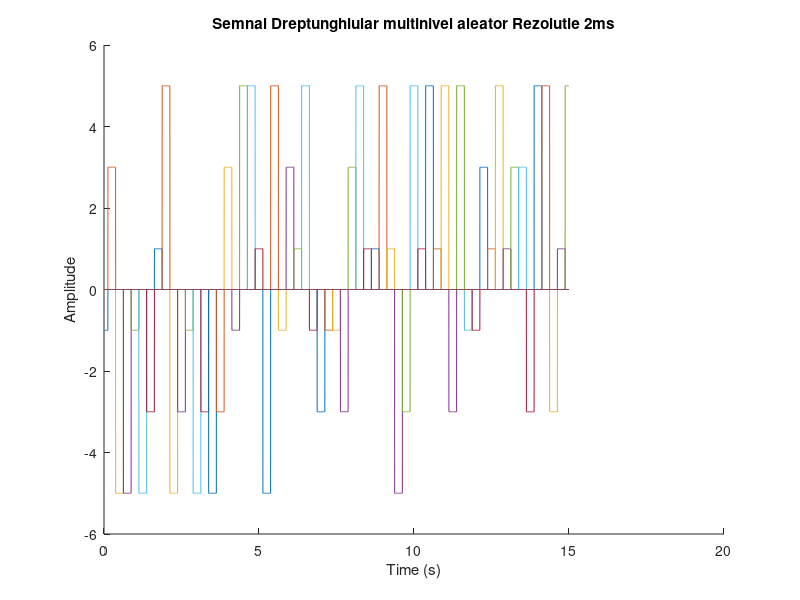
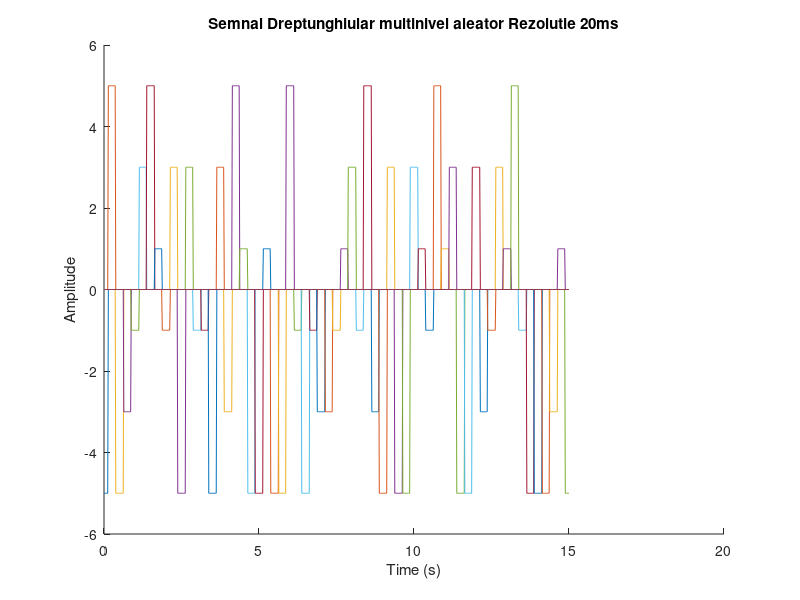
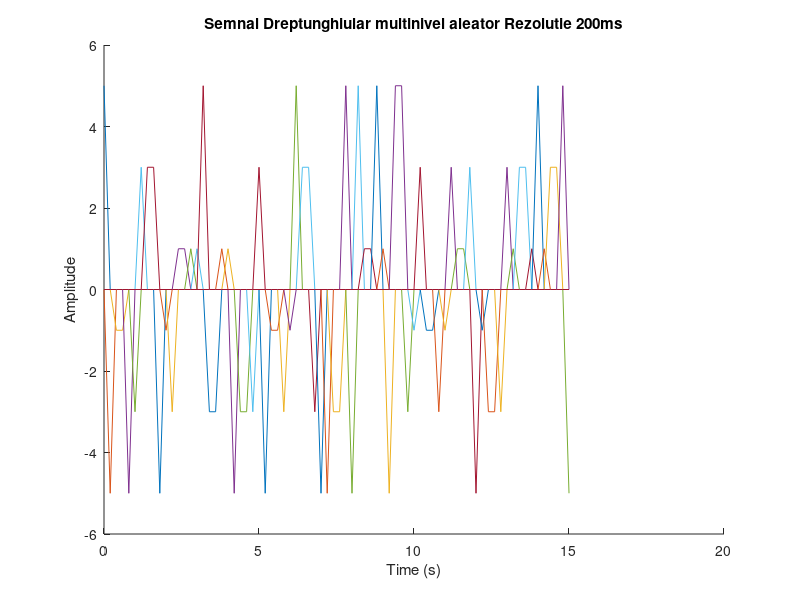

The MATLAB source for these figures, in order:

function cex3()

t=0:0.002:15; %rezolutie temporala 2ms
niv = [ -5 -3 -1 1 3 5 ];
figure(1)
hold on
title('Semnal Dreptunghiular multinivel aleator Rezolutie 2ms')

xlabel('Time (s)')
ylabel('Amplitude')
for n=0:0.25:40
    y = datasample(niv, 1)
    plot(t, y*rectpuls(t-n, 0.25))
    
end


t=0:0.02:15;        % rezolutie temporala 20ms
niv = [ -5 -3 -1 1 3 5 ];
figure(2)
hold on
title('Semnal Dreptunghiular multinivel aleator Rezolutie 20ms')
xlabel('Time (s)')
ylabel('Amplitude')
for n=0:0.25:40
    y = datasample(niv, 1)
    plot(t, y*rectpuls(t-n, 0.25))
end


t=0:0.2:15; % rezolutie temporala 200ms
niv = [ -5 -3 -1 1 3 5 ];
figure(3)
hold on
title('Semnal Dreptunghiular multinivel aleator Rezolutie 200ms')
xlabel('Time (s)')
ylabel('Amplitude')
for n=0:0.25:40
    y = datasample(niv, 1)
    plot(t, y*rectpuls(t-n, 0.25))
end


end